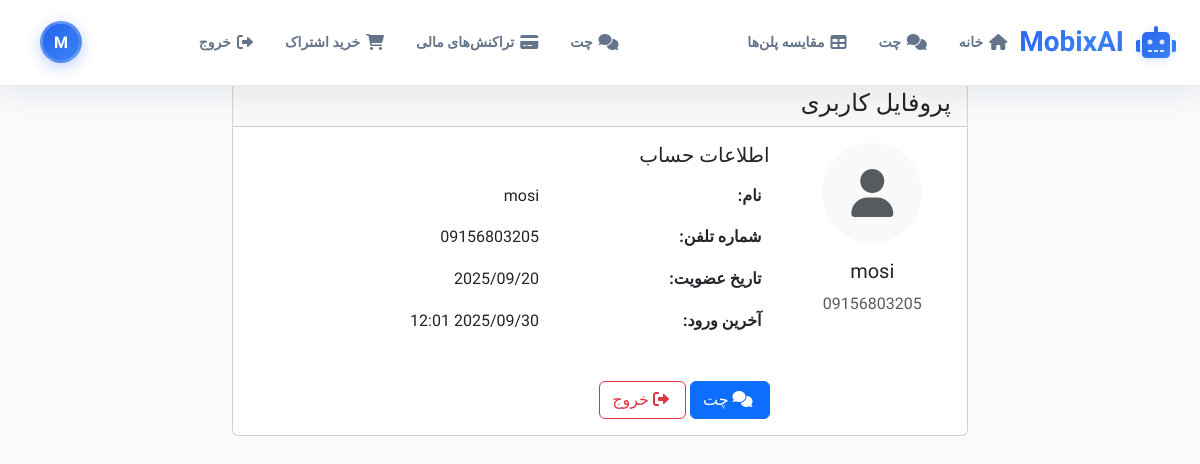
The app's page /accounts/profile/ (signed in), older data.
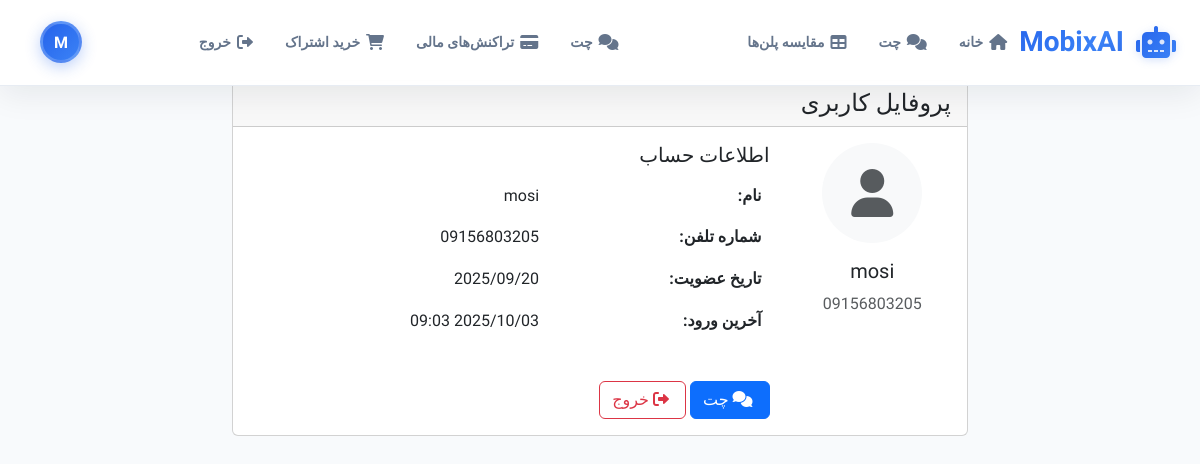
The same page, newer data.
### accounts/models.py (models this page shows, shortened)
class User(AbstractUser):
    phone_number = models.CharField(max_length=15, unique=True)
    name = models.CharField(max_length=100)
    is_verified = models.BooleanField(default=False)
    created_at = models.DateTimeField(auto_now_add=True)
    objects = CustomUserManager()
    USERNAME_FIELD = 'phone_number'
    REQUIRED_FIELDS = ['name']
    def get_subscription_type(self):
        try:
            user_subscription = self.subscription
            if user_subscription.is_active:
                if user_subscription.end_date and user_subscription.end_date < timezone.now():
                    user_subscription.is_active = False
                    user_subscription.save()
                    return None
                return user_subscription.subscription_type
        except:
            pass
        return None
    def get_subscription_info(self):
        try:
            user_subscription = self.subscription
            if user_subscription.is_active:
                if user_subscription.end_date and user_subscription.end_date < timezone.now():
                    user_subscription.is_active = False
                    user_subscription.save()
                    return None
                return user_subscription
        except:
            pass
        return None

### accounts/views.py (the view)
# urls.py: path('profile/', views.profile, name='profile'),
@login_required
def profile(request):
    return render(request, 'accounts/profile.html')

### templates/accounts/profile.html (shortened to what this page needs)
{% extends 'base.html' %}
{% block content %}
<div class="container mt-4">
    <div class="row">
        <div class="col-md-8 mx-auto">
            <div class="card">
                <div class="card-header">
                    <h4 class="mb-0">پروفایل کاربری</h4>
                </div>
                <div class="card-body">
                    <div class="row">
                        <div class="col-md-3 text-center">
                            <div class="bg-light rounded-circle d-flex align-items-center justify-content-center mx-auto" style="width: 100px; height: 100px;">
                                <i class="fas fa-user fa-3x text-muted"></i>
                            </div>
                            <h5 class="mt-3">{{ user.name }}</h5>
                            <p class="text-muted">{{ user.phone_number }}</p>
                        </div>
                        <div class="col-md-9">
                            <h5>اطلاعات حساب</h5>
                            <div class="table-responsive">
                                <table class="table table-borderless">
                                    <tr>
                                        <td><strong>نام:</strong></td>
                                        <td>{{ user.name }}</td>
                                    </tr>
                                    <tr>
                                        <td><strong>شماره تلفن:</strong></td>
                                        <td>{{ user.phone_number }}</td>
                                    </tr>
                                    <tr>
                                        <td><strong>تاریخ عضویت:</strong></td>
                                        <td>{{ user.date_joined|date:"Y/m/d" }}</td>
                                    </tr>
                                    <tr>
                                        <td><strong>آخرین ورود:</strong></td>
                                        <td>{{ user.last_login|date:"Y/m/d H:i" }}</td>
                                    </tr>
                                </table>
                            </div>
                            <div class="mt-4">
                                <a href="{% url 'chat' %}" class="btn btn-primary">
                                    <i class="fas fa-comments me-1"></i> چت
                                </a>
                                <a href="{% url 'logout' %}" class="btn btn-outline-danger">
                                    <i class="fas fa-sign-out-alt me-1"></i> خروج
                                </a>
                            </div>
                        </div>
                    </div>
                </div>
            </div>
        </div>
    </div>
</div>
{% endblock %}

### templates/base.html (shortened to what this page needs)
<!DOCTYPE html>
<html lang="fa" dir="rtl">
<head>
    <link href="https://cdn.jsdelivr.net/npm/bootstrap@5.3.0/dist/css/bootstrap.min.css" rel="stylesheet">
    <link href="https://cdnjs.cloudflare.com/ajax/libs/font-awesome/6.0.0/css/all.min.css" rel="stylesheet">
    <link rel="stylesheet" href="https://cdnjs.cloudflare.com/ajax/libs/highlight.js/11.7.0/styles/default.min.css">
    {% load static %}
    <link rel="stylesheet" href="{% static 'css/chat.css' %}">
    <link rel="stylesheet" href="{% static 'css/navigation.css' %}">
    <link rel="stylesheet" href="{% static 'css/auth-forms.css' %}">
    <link rel="stylesheet" href="{% static 'css/purchase.css' %}">
</head>
<body {% if user.is_authenticated %}data-authenticated="true" data-user-name="{{ user.name }}"{% endif %}>
    <nav class="modern-navbar">
        <div class="container">
            <a class="navbar-brand" href="{% url 'home' %}">
                <i class="fas fa-robot"></i> MobixAI
            </a>
            <div class="navbar-nav-container" style="display: flex; align-items: center; gap: 1rem; flex: 1; justify-content: space-between;">
                <ul class="navbar-nav navbar-nav-left" id="desktop-nav-left" style="display: flex; flex-direction: row; align-items: center; gap: 0.5rem; margin: 0; padding: 0; list-style: none;">
                </ul>
                <ul class="navbar-nav navbar-nav-right" id="desktop-nav-right" style="display: flex; flex-direction: row; align-items: center; gap: 0.5rem; margin: 0; padding: 0; list-style: none;">
                </ul>
                {% if user.is_authenticated %}
                <div class="user-avatar" title="{{ user.name }}">
                    {{ user.name|first|upper }}
                </div>
                {% endif %}
            </div>
        </div>
    </nav>
    <main>
        {% block content %}
        {% endblock %}
    </main>
    {% load static %}
</body>
</html>

Row changes from the older to the newer data that the page shows:
changed User "mosi": last_login "2025/09/30 12:01" → "2025/10/03 09:03"
